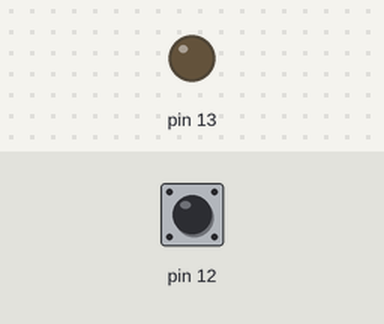
Bench run of a sketch on a simulated Arduino Uno, built with avr-gcc and run on an emulated ATmega328P. Parts: output pins drawn as LEDs (lit = HIGH). Inputs (shaded band) come from the test bench; at power-on: pin 12 HIGH.

Above: at 1.2 s.
1.3 s: pin 12 pulled LOW for 0.15 s
At 1.9 s:
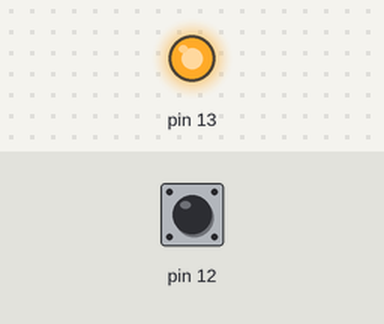
Timing chart, 0 to 7.8 s (numbered marks = the images above; inputs shaded):
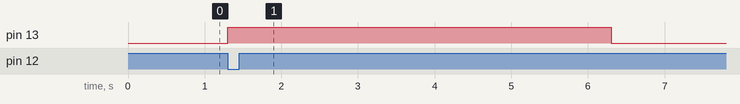

Measured:
- after the input at 1.3 s, pin 13: LOW → HIGH at once, → LOW 5.0 s later

The sketch:

01-29_if_button.ino
```cpp
void setup() {
  pinMode(12,INPUT_PULLUP);
  pinMode(13,OUTPUT);
}

void loop() {
  if(!digitalRead(12))
  {
    digitalWrite(13,HIGH);
    delay(5000);
  }
  else
    digitalWrite(13,LOW);
}
```
